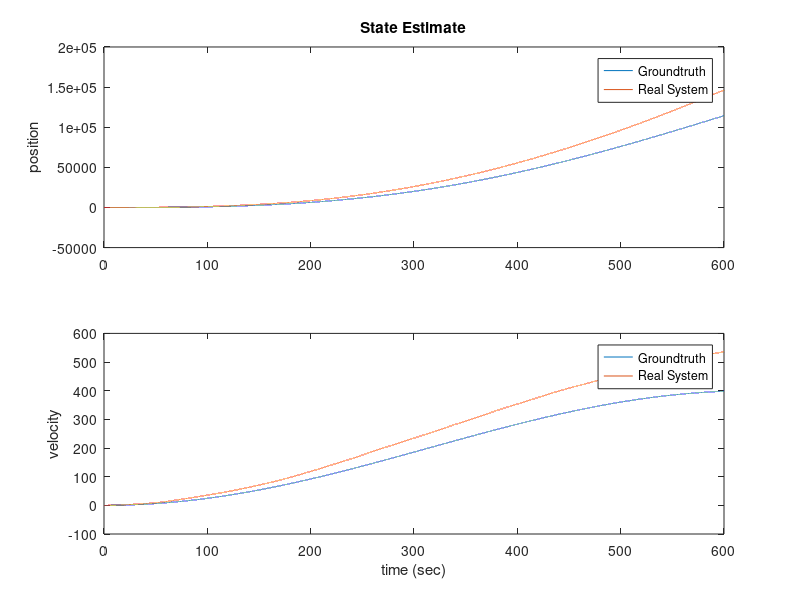
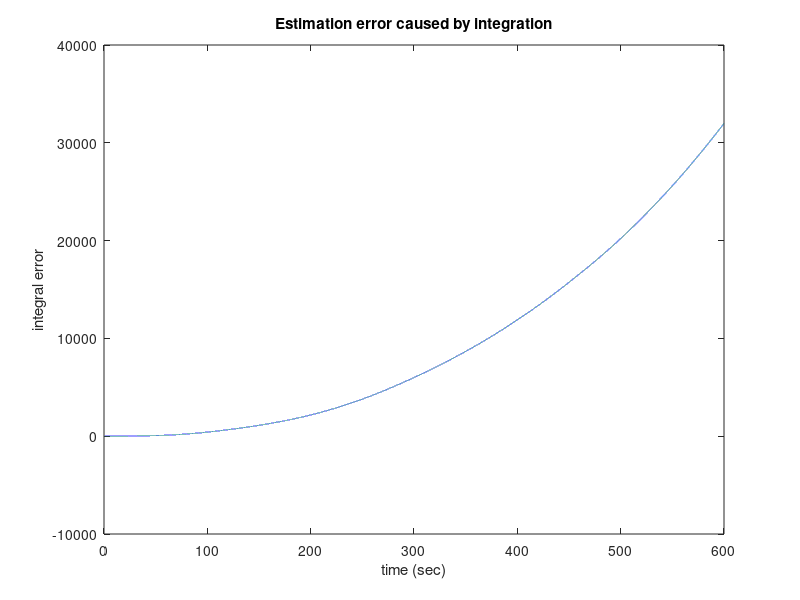

These figures' MATLAB source, in order:
clc
clear
close all

%% Initialization

% System dynmaics:
A_ideal = [0 1; 0 0];
A_real = [0 1 0; 0 0 1; 0 0 0];
B_ideal = [0; 1];
B_real = [0 0 0; 1 1 0; 0 0 1];
C_ideal = [0 1];
C_real = [0 1 0];
D = 0;

% Initial values:
x_real = [0;0;0];
x_ideal = [0;0]; % For groundtruth reference

% Discrete system parameters
t = 0;
dt = 0.01;
tf = 600/dt;

% Discrete propagation
Ad_ideal = expm(A_ideal * dt);
Ad_real = expm(A_real * dt);
Bd_ideal = B_ideal * dt;
Bd_real = B_real * dt;

% Noise parameters 
sigma_w = sqrt(2.1*10e-6); % process noise variance
sigma_z = sqrt(3.4*10e-3); % measurement noise variance
process_noise_array = normrnd(0, sigma_w, [1, tf]);
measure_noise_array = normrnd(0, sigma_z, [1, tf]);

% Plotting variables
x_real_plot = zeros(3,tf); 
x_ideal_plot = zeros(2,tf);
error = zeros(tf+1,1); 
t_plot = zeros(tf,1);


%% Main
for tk = 1:tf
    % Inputs
    input = sin(0.005*tk*dt);

    % System with noise 
    process_noise = process_noise_array(tk);
    measure_noise = measure_noise_array(tk);
    u_real = [input; process_noise; measure_noise];
    x_real = Ad_real * x_real + Bd_real * u_real;
    
    % Ideal system (For groundtruth reference)
    u_ideal = input;
    x_ideal = Ad_ideal * x_ideal + Bd_ideal * u_ideal;
  
    % Error accumulation
    y_real = C_real * x_real;
    y_ideal = C_ideal * x_ideal;
    % The accumulation of error is the error of position
    error(tk+1) = error(tk) + (y_real - y_ideal)*dt; 
    t = t+dt;
    
    % Store for plotting
    x_real_plot(:,tk) = x_real;
    x_ideal_plot(:,tk) = x_ideal;
    t_plot(tk) = t;
end


%% Plotting

figure(1)
subplot(211)
plot(t_plot,x_ideal_plot(1,:),t_plot,x_real_plot(1,:))
title('State Estimate')
ylabel('position')
legend('Groundtruth','Real System')
subplot(212)
plot(t_plot,x_ideal_plot(2,:),t_plot,x_real_plot(2,:))
ylabel('velocity')
legend('Groundtruth','Real System')
xlabel('time (sec)')

figure(2)
plot(t_plot,error(1:tf))
title('Estimation error caused by integration')
ylabel('integral error')
xlabel('time (sec)')
